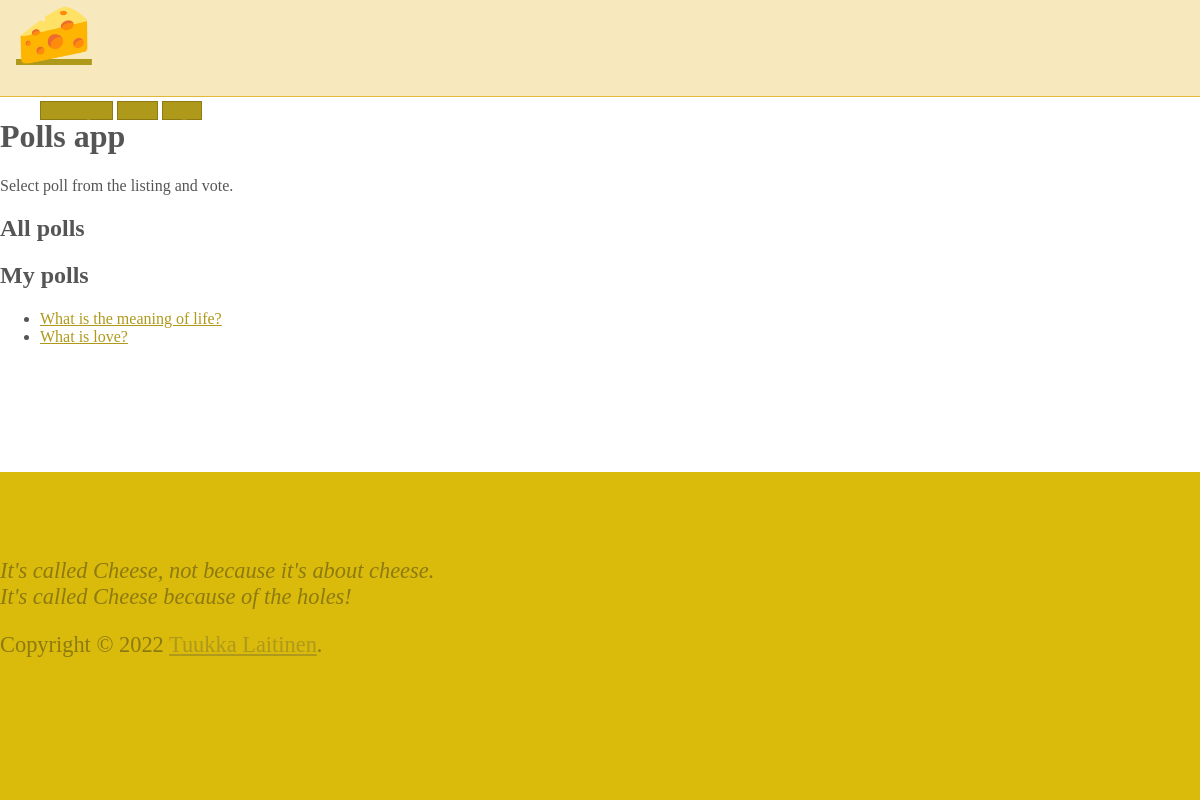
/question/, run on an earlier commit of the app's database.
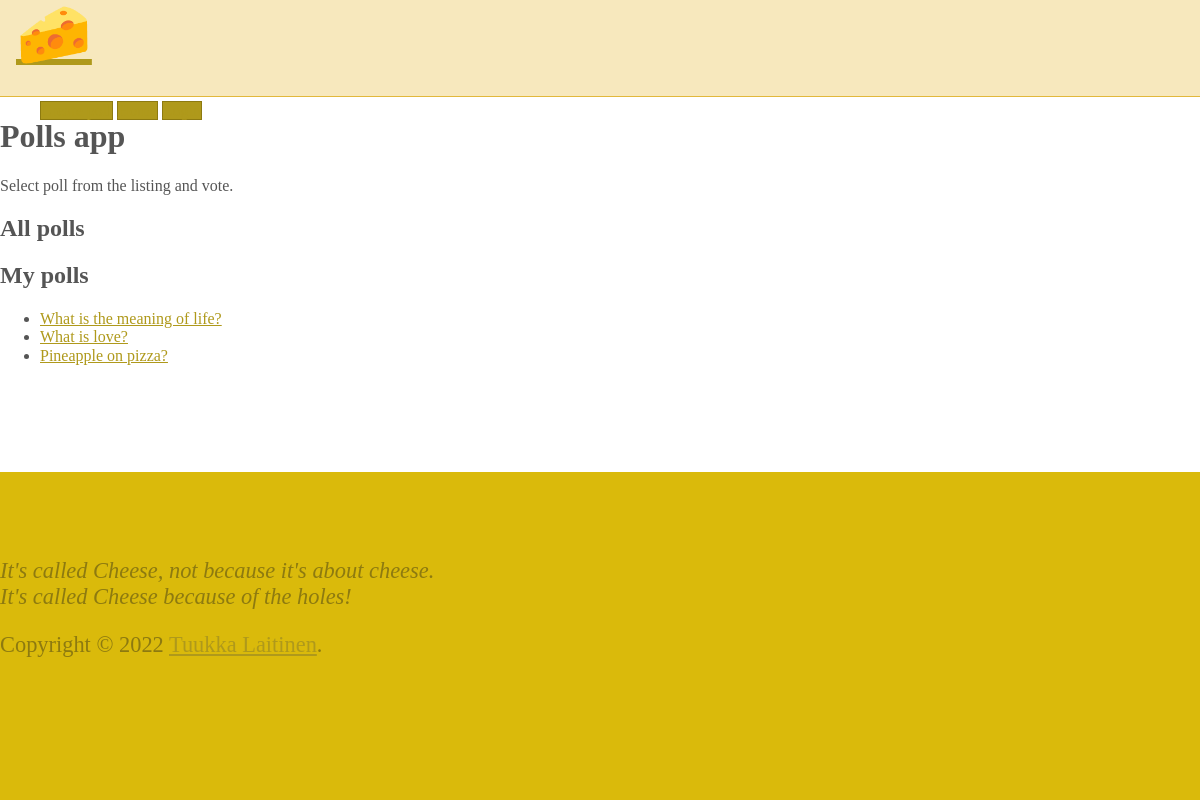
And on a later commit of the database.
### polls/models.py (models this page shows, shortened)
class Question(models.Model):
	question_text = models.CharField(max_length=200)
	pub_date = models.DateTimeField('date published')
	owner = models.ForeignKey(User, on_delete=models.CASCADE)

### polls/views.py (the view, shortened to what this page needs)
# urls.py: path('question/', views.question, name='question'),
@csrf_exempt
def question(request, question_id=-1):
	if request.method == 'GET':
		questions = Question.objects.raw("SELECT id, question_text, pub_date FROM polls_question;")
		if question_id != -1:
			query = f"SELECT * FROM polls_question WHERE id={question_id};"
			questions = Question.objects.raw(query)
		return render(request, 'polls/index.html', {'users_questions': questions})
	return HttpResponse('Nothing was found/added')

### polls/templates/polls/index.html (shortened to what this page needs)
{% extends 'base.html' %}
{% block content %}
<h1>Polls app</h1>
<p>Select poll from the listing and vote.</p>
<h2>All polls</h2>
<h2>My polls</h2>
{% if users_questions %}
<ul>
{% for question in users_questions %}
    <li><a href="/{{ question.id }}">{{ question.question_text }}</a></li>
{% endfor %}
</ul>
{% else %}
<p>No polls available.</p>
{% endif %}
{% endblock %}

What changed in the data, as far as the page shows it:
added Question: question_text "Pineapple on pizza?"
